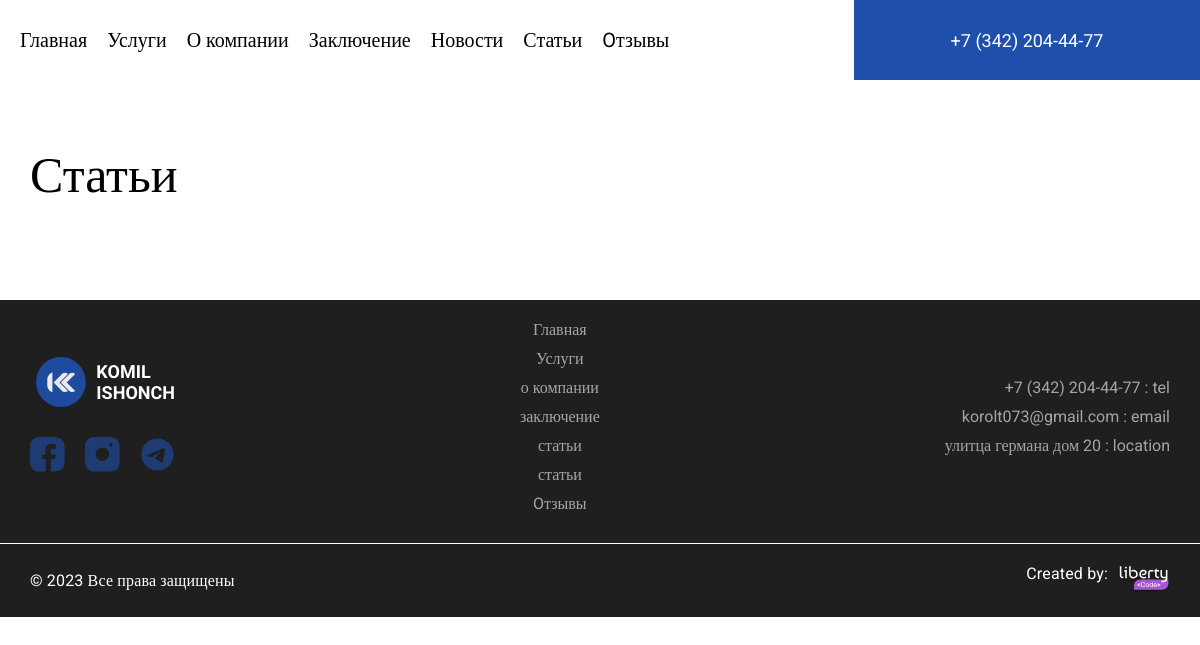
Before: /stat with the older database file.
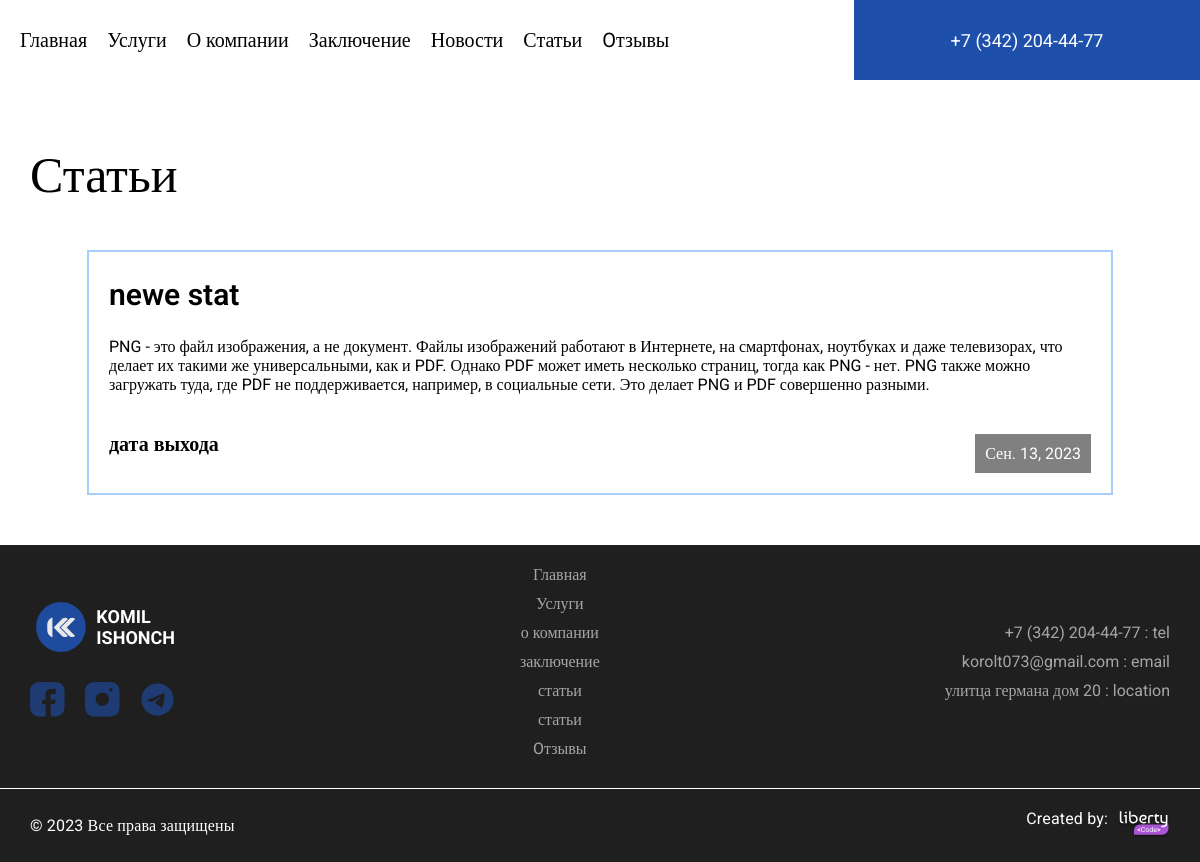
After: the same page with the newer database file.
### main/models.py (models this page shows, shortened)
class My_stat(models.Model):
    title = models.CharField('название статьи ', max_length=250)
    full_text = models.TextField('статья')
    data = models.DateField('время выхода статьи')
    class Meta:
        verbose_name = 'статья'
        verbose_name_plural = 'статьи'

### main/views.py (the view)
# urls.py: path('stat', views.stat, name='stat'),
def stat(request):
    arr = My_stat.objects.order_by('-data')
    return render(request, 'main/stat.html', {"arr":arr})

### main/templates/main/stat.html (shortened to what this page needs)
{% extends 'main/layout.html' %}
{% load static %}
{% block style %}
<link rel="stylesheet" href="{% static 'scss/newsStyle.css' %}">
{% endblock %}
{% block content %}
<section class="newsHome">
    <div class="cont">
        <h2 class="textGlav">
            Статьи
        </h2>
        <div class="box">
            {% for item in arr %}
            <div class="block">
                <h3>
                    {{item.title}}
                </h3>
                <p>
                    {{item.full_text}}
                </p>
                <div class="newsText">
                    <h4>дата выхода</h4>
                    <p>{{item.data}}</p>
                </div>
            </div>
            {% endfor %}
        </div>
    </div>
</section>
{% endblock %}

Changed rows visible on the page:
added My_stat: title "newe stat", full_text "PNG - это файл изображения, а не документ. Файлы изображений работают в Интернете, на смартфонах, ноутбуках и даже телевизорах, что делает их такими же универсальными, как и PDF. Однако PDF может иметь несколько страниц, тогда как PNG - нет. PNG также можно загружать туда, где PDF не поддерживается, например, в социальные сети. Это делает PNG и PDF совершенно разными.", data "Сен. 13, 2023"
